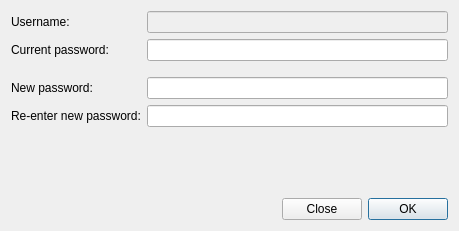
<?xml version="1.0" encoding="UTF-8"?>
<ui version="4.0">
 <class>PasswordChange</class>
 <widget class="QDialog" name="PasswordChange">
  <property name="geometry">
   <rect>
    <x>0</x>
    <y>0</y>
    <width>459</width>
    <height>231</height>
   </rect>
  </property>
  <property name="sizePolicy">
   <sizepolicy hsizetype="Preferred" vsizetype="MinimumExpanding">
    <horstretch>0</horstretch>
    <verstretch>0</verstretch>
   </sizepolicy>
  </property>
  <property name="windowTitle">
   <string>Change Password</string>
  </property>
  <layout class="QVBoxLayout" name="verticalLayout">
   <item>
    <layout class="QGridLayout" name="grid_layout">
     <item row="0" column="0">
      <widget class="QLabel" name="username_label">
       <property name="text">
        <string>Username:</string>
       </property>
      </widget>
     </item>
     <item row="3" column="0">
      <widget class="QLabel" name="new_password_label">
       <property name="text">
        <string>New password:</string>
       </property>
       <property name="buddy">
        <cstring>new_password_lineedit</cstring>
       </property>
      </widget>
     </item>
     <item row="3" column="1">
      <widget class="QLineEdit" name="new_password_lineedit">
       <property name="echoMode">
        <enum>QLineEdit::Password</enum>
       </property>
      </widget>
     </item>
     <item row="4" column="0">
      <widget class="QLabel" name="new_password_confirmation_label">
       <property name="text">
        <string>Re-enter new password:</string>
       </property>
       <property name="buddy">
        <cstring>new_password_confirmation_lineedit</cstring>
       </property>
      </widget>
     </item>
     <item row="1" column="0">
      <widget class="QLabel" name="current_password_label">
       <property name="text">
        <string>Current password:</string>
       </property>
       <property name="buddy">
        <cstring>current_password_lineedit</cstring>
       </property>
      </widget>
     </item>
     <item row="4" column="1">
      <widget class="QLineEdit" name="new_password_confirmation_lineedit">
       <property name="echoMode">
        <enum>QLineEdit::Password</enum>
       </property>
      </widget>
     </item>
     <item row="1" column="1">
      <widget class="QLineEdit" name="current_password_lineedit">
       <property name="echoMode">
        <enum>QLineEdit::Password</enum>
       </property>
      </widget>
     </item>
     <item row="2" column="1">
      <spacer name="spacer">
       <property name="orientation">
        <enum>Qt::Vertical</enum>
       </property>
       <property name="sizeHint" stdset="0">
        <size>
         <width>20</width>
         <height>10</height>
        </size>
       </property>
      </spacer>
     </item>
     <item row="0" column="1">
      <layout class="QHBoxLayout" name="horizontalLayout">
       <item>
        <widget class="QLineEdit" name="username_lineedit">
         <property name="enabled">
          <bool>false</bool>
         </property>
        </widget>
       </item>
      </layout>
     </item>
    </layout>
   </item>
   <item>
    <widget class="QLabel" name="flash_label">
     <property name="text">
      <string>&lt;flash_label&gt;</string>
     </property>
     <property name="alignment">
      <set>Qt::AlignCenter</set>
     </property>
    </widget>
   </item>
   <item>
    <spacer name="spacer2">
     <property name="orientation">
      <enum>Qt::Vertical</enum>
     </property>
     <property name="sizeHint" stdset="0">
      <size>
       <width>0</width>
       <height>0</height>
      </size>
     </property>
    </spacer>
   </item>
   <item>
    <layout class="QHBoxLayout" name="button_layout">
     <item>
      <spacer name="horizontalSpacer">
       <property name="orientation">
        <enum>Qt::Horizontal</enum>
       </property>
       <property name="sizeHint" stdset="0">
        <size>
         <width>40</width>
         <height>20</height>
        </size>
       </property>
      </spacer>
     </item>
     <item>
      <widget class="QPushButton" name="cancel_button">
       <property name="text">
        <string>Close</string>
       </property>
       <property name="autoDefault">
        <bool>false</bool>
       </property>
      </widget>
     </item>
     <item>
      <widget class="QPushButton" name="ok_button">
       <property name="text">
        <string>OK</string>
       </property>
       <property name="autoDefault">
        <bool>false</bool>
       </property>
       <property name="default">
        <bool>true</bool>
       </property>
      </widget>
     </item>
    </layout>
   </item>
  </layout>
 </widget>
 <tabstops>
  <tabstop>username_lineedit</tabstop>
  <tabstop>current_password_lineedit</tabstop>
  <tabstop>new_password_lineedit</tabstop>
  <tabstop>new_password_confirmation_lineedit</tabstop>
 </tabstops>
 <resources/>
 <connections/>
</ui>
